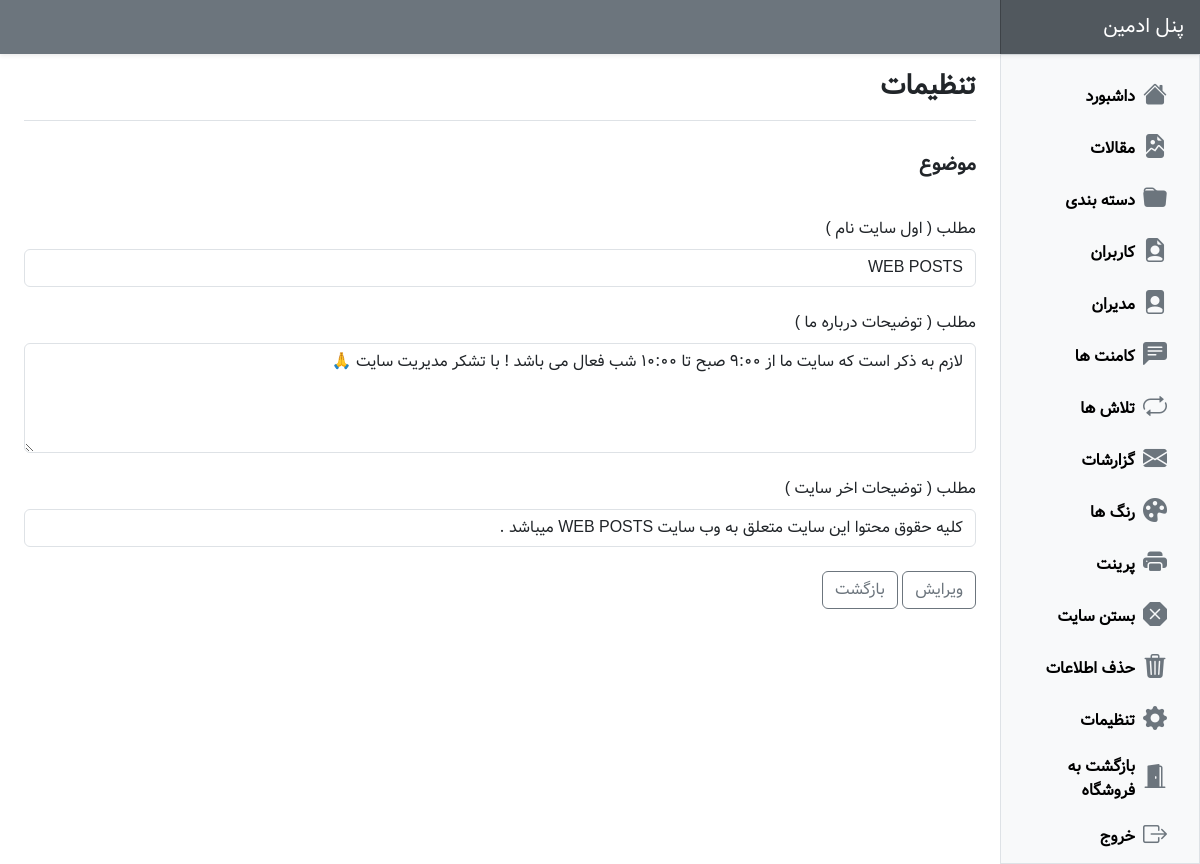
Page /admin-panel/pages/settings/index.php (signed in) on the committed database.
### tables this page shows
CREATE TABLE `settings` (
  `id` int(255) NOT NULL,
  `title_navbar` varchar(255) NOT NULL,
  `description_about` varchar(255) NOT NULL,
  `title_footer` varchar(255) NOT NULL
);

### admin-panel/include/db.php (called while the page is built, shortened)
<?php
try {
    if (isset($_SESSION["warning"])) {
        $btn_warning = "btn-outline-warning";
    } else if (isset($_SESSION["danger"])) {
        $btn_danger = "btn-outline-danger";
    } else if (isset($_SESSION["primary"])) {
        $btn_primary = "btn-outline-primary";
    } else if (isset($_SESSION["success"])) {
        $btn_success = "btn-outline-success";
    } else {
        $btn_secondary = "btn-outline-secondary";
    }
} catch (PDOException $e) {
    $e->getMessage();
    die;
}

### admin-panel/pages/settings/index.php (the view, shortened to what this page needs)
<?php
include "../../include/layout/header.php";
try {
    $db->setAttribute(PDO::ATTR_ERRMODE, PDO::ERRMODE_EXCEPTION);
} catch (Exception $e) {
    $e->getMessage();
    die;
}
?>
<div class="container-fluid">
    <div class="row">
        <?php
        include "../../include/layout/sidebar.php"
        ?>
        <main class="col-md-9 ms-sm-auto col-lg-10 px-md-4">
            <div class="d-flex justify-content-between flex-wrap flex-md-nowrap align-items-center pt-3 pb-2 mb-3 border-bottom">
                <h1 class="fs-3 fw-bold "> تنظیمات </h1>
            </div>
            <div class="d-flex justify-content-between flex-wrap flex-md-nowrap align-items-center pt-3 pb-2 mb-3">
                <h1 class="fs-5 fw-bold "> موضوع </h1>
            </div>
            <div class="mt-4">
                <?php
                $settings = $db->prepare('SELECT * FROM settings WHERE id = :id');
                $settings->execute(["id" => "1"]);
                foreach ($settings as $setting) :
                ?>
                    <form method="post" class="row g-4">
                        <div class="col-12 col-sm-6 col-md-12">
                            <label class="form-label"> مطلب ( اول سایت نام ) </label>
                            <input type="text" name="title_navbar" class="form-control" value="<?= $setting['title_navbar'] ?>" />
                        </div>
                        <div class="col-12 col-sm-6 col-md-12">
                            <label class="form-label"> مطلب ( توضیحات درباره ما ) </label>
                            <textarea type="text" name="description_about" class="form-control" rows="4"><?= $setting['description_about'] ?></textarea>
                        </div>
                        <div class="col-12 col-sm-6 col-md-12">
                            <label class="form-label"> مطلب ( توضیحات اخر سایت ) </label>
                            <input type="text" name="title_footer" class="form-control" value="<?= $setting['title_footer'] ?>" />
                        </div>
                        <div class="col-12">
                            <button name="edit_settings" type="submit" class="btn <?= $btn_secondary ?> <?= $btn_warning ?> <?= $btn_danger ?> <?= $btn_primary ?> <?= $btn_success ?>">
                                ویرایش
                            </button>
                            <a href="../../index.php" class="btn <?= $btn_secondary ?> <?= $btn_warning ?> <?= $btn_danger ?> <?= $btn_primary ?> <?= $btn_success ?>">
                                بازگشت
                            </a>
                        </div>
                    </form>
                <?php endforeach ?>
            </div>
    </div>
</div>
<?php
include "../../include/layout/footer.php"
?>

### admin-panel/assets/css/style.css (style rules this page uses)
body { font-family: "Vazir", sans-serif; }

### rows in the picture
settings: title_navbar "WEB POSTS", description_about "لازم به ذکر است که سایت ما از 9:00 صبح تا 10:00 شب فعال می باشد ! با تشکر مدیریت سایت 🙏", title_footer "کلیه حقوق محتوا این سایت متعلق به وب سایت WEB POSTS میباشد ."
